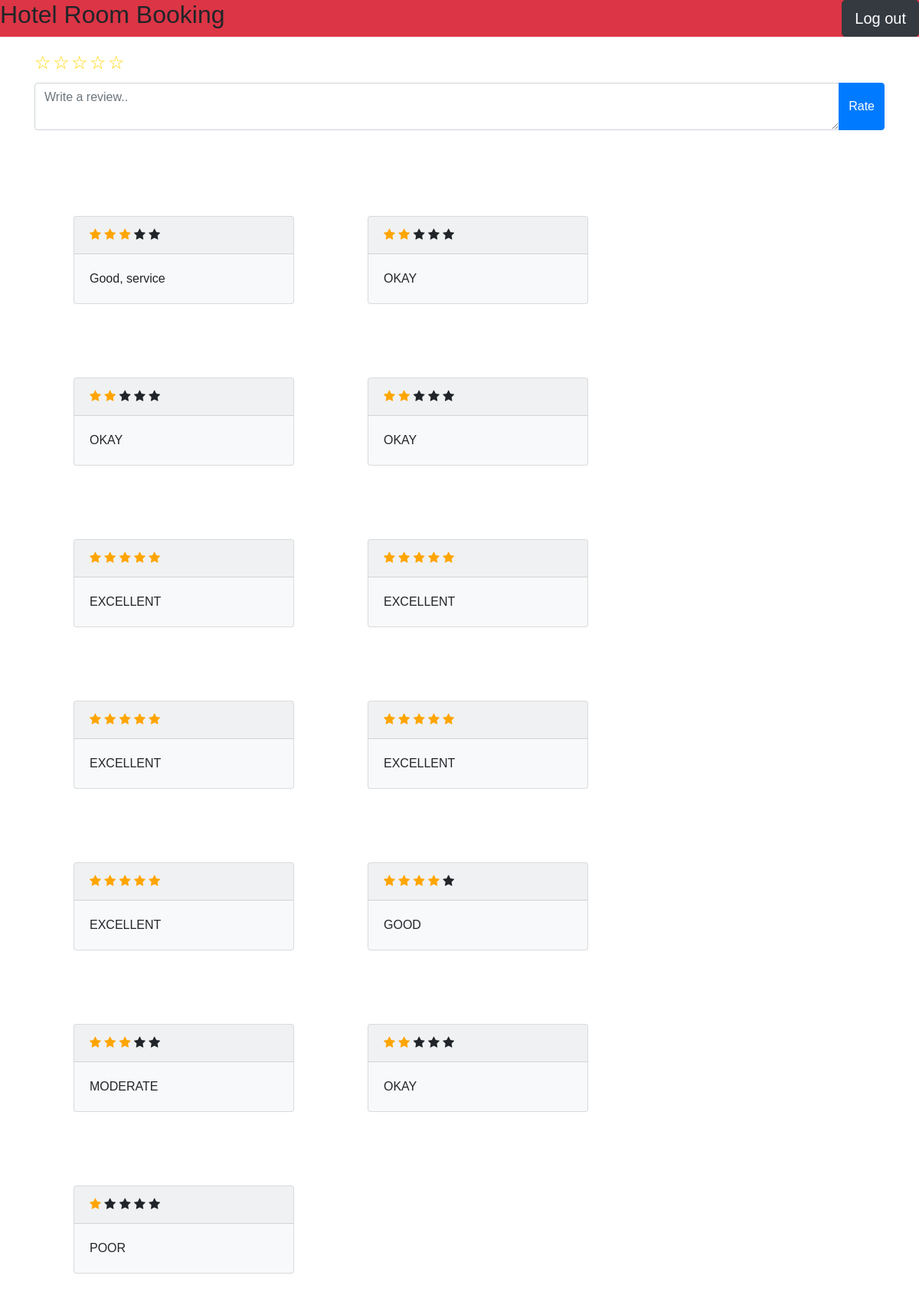
The app's page /review/1 (signed in) with its own data.
### tables this page shows
CREATE TABLE "REVIEW" (
	"review_id"	INTEGER,
	"star"	TINYINT NOT NULL CHECK("star" >= 0 AND "star" <= 5),
	"details"	TEXT,
	"hotel_id"	INTEGER NOT NULL,
	FOREIGN KEY("hotel_id") REFERENCES "HOTEL"("hotel_id") ON UPDATE CASCADE ON DELETE CASCADE,
	PRIMARY KEY("review_id" AUTOINCREMENT)
);

### routes.py (the view, shortened to what this page needs)
@app.route('/review/<hotel_id>', methods=['GET','POST'])
def review(hotel_id):
    if not check_login():
        return redirect(url_for('.home'))
    reviewform = reviewForm()
    con = sqlite3.connect(DATABASE)
    con.row_factory = sqlite3.Row
    cur = con.cursor()
    cur.execute('SELECT star, details FROM REVIEW WHERE hotel_id=%s ORDER BY review_id DESC;'%(hotel_id))
    reviews = cur.fetchall()
    con.close()
    return render_template('review.html', reviews=reviews, reviewform=reviewform, hotel_id=hotel_id)

### forms.py
class reviewForm(FlaskForm):
    star = IntegerField('star', validators=[InputRequired(), NumberRange(min=0, max=5)])
    details = StringField('details', widget=TextArea())

### routes.py (called while the page is built)
def check_login():
    if session.get('logged_in') != True:
        flash('Please Login')
        return False
    else:
        return True

### templates/review.html (shortened to what this page needs)
{% extends 'base.html' %}
{% block main %}
<form action="{{url_for('.review', hotel_id =hotel_id)}}" method="post">
<div class="container mt-3">
  <div class="input-group mb-3">
  	<div class="rating">
      <input type="radio" name="star" value="5" id="5"><label for="5">☆</label>
      <input type="radio" name="star" value="4" id="4"><label for="4">☆</label>
      <input type="radio" name="star" value="3" id="3"><label for="3">☆</label>
      <input type="radio" name="star" value="2" id="2"><label for="2">☆</label>
      <input type="radio" name="star" value="1" id="1"><label for="1">☆</label>
    </div>
    <div class="input-group mb-3">
      {{reviewform.details(class="form-control",placeholder="Write a review..")}}
    <div class="input-group-append">
      <button class="btn btn-primary" type="submit" name="rate">Rate</button>
     </div>
  </div>
</div>
</div>
</form>
<div class="d-flex flex-wrap align-content-around m-5">
{% for review in reviews %}
<div class="card bg-light m-5 set-width" style="max-width: 18rem;">
  <div class="card-header">
    {% for _ in range(review['star']) %}
    <span class="fa fa-star checked"></span>
	  {% endfor %}
    {% for _ in range(5 - review['star']) %}
	  <span class="fa fa-star"></span>
	  {% endfor %}
  </div>
  <div class="card-body">
    <p class="card-text">{{review['details']}}</p>
  </div>
</div>
{% endfor %}
</div>
{% endblock %}

### records on screen
REVIEW: star 3 (drawn), details "Good, service"
REVIEW: star 2 (drawn), details "OKAY"
REVIEW: star 2 (drawn), details "OKAY"
REVIEW: star 2 (drawn), details "OKAY"
REVIEW: star 5 (drawn), details "EXCELLENT"
REVIEW: star 5 (drawn), details "EXCELLENT"
REVIEW: star 5 (drawn), details "EXCELLENT"
REVIEW: star 5 (drawn), details "EXCELLENT"
REVIEW: star 5 (drawn), details "EXCELLENT"
REVIEW: star 4 (drawn), details "GOOD"
REVIEW: star 3 (drawn), details "MODERATE"
REVIEW: star 2 (drawn), details "OKAY"
REVIEW: star 1 (drawn), details "POOR"
